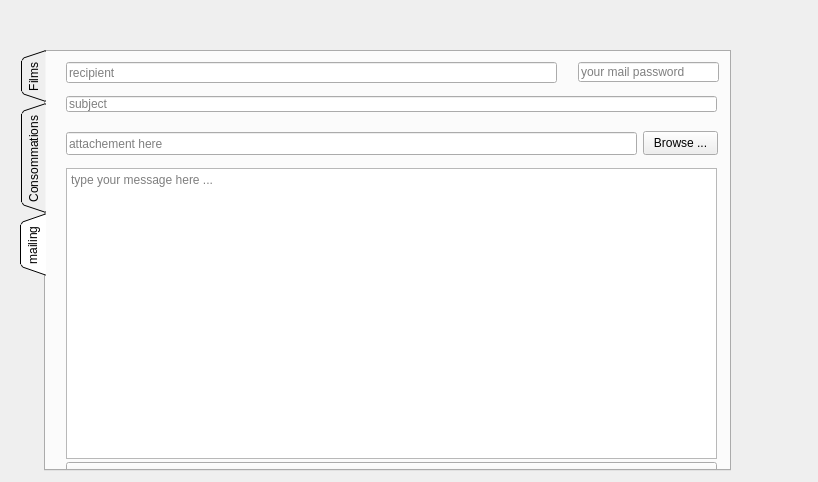
<?xml version="1.0" encoding="UTF-8"?>
<ui version="4.0">
 <class>film_consommation_page</class>
 <widget class="QDialog" name="film_consommation_page">
  <property name="geometry">
   <rect>
    <x>0</x>
    <y>0</y>
    <width>818</width>
    <height>482</height>
   </rect>
  </property>
  <property name="windowTitle">
   <string>Dialog</string>
  </property>
  <property name="styleSheet">
   <string notr="true">border-image: url(:/new/prefix3/beige.jpg);</string>
  </property>
  <widget class="QTabWidget" name="tabWidget">
   <property name="geometry">
    <rect>
     <x>20</x>
     <y>50</y>
     <width>711</width>
     <height>421</height>
    </rect>
   </property>
   <property name="styleSheet">
    <string notr="true">border-image: url(:/new/prefix2/marron.jpg);</string>
   </property>
   <property name="tabPosition">
    <enum>QTabWidget::West</enum>
   </property>
   <property name="tabShape">
    <enum>QTabWidget::Triangular</enum>
   </property>
   <property name="currentIndex">
    <number>2</number>
   </property>
   <widget class="QWidget" name="tab">
    <attribute name="title">
     <string>Films</string>
    </attribute>
    <widget class="QLineEdit" name="recherche_film">
     <property name="geometry">
      <rect>
       <x>480</x>
       <y>40</y>
       <width>191</width>
       <height>24</height>
      </rect>
     </property>
     <property name="styleSheet">
      <string notr="true">border-image: whit</string>
     </property>
     <property name="placeholderText">
      <string>Recherche</string>
     </property>
     <property name="clearButtonEnabled">
      <bool>true</bool>
     </property>
    </widget>
    <widget class="QTableView" name="tab_film">
     <property name="geometry">
      <rect>
       <x>20</x>
       <y>90</y>
       <width>651</width>
       <height>331</height>
      </rect>
     </property>
     <property name="styleSheet">
      <string notr="true">border-image: whit</string>
     </property>
     <property name="sortingEnabled">
      <bool>true</bool>
     </property>
     <attribute name="horizontalHeaderCascadingSectionResizes">
      <bool>true</bool>
     </attribute>
     <attribute name="horizontalHeaderShowSortIndicator" stdset="0">
      <bool>false</bool>
     </attribute>
     <attribute name="horizontalHeaderStretchLastSection">
      <bool>false</bool>
     </attribute>
    </widget>
    <widget class="QLabel" name="label">
     <property name="geometry">
      <rect>
       <x>20</x>
       <y>30</y>
       <width>201</width>
       <height>31</height>
      </rect>
     </property>
     <property name="styleSheet">
      <string notr="true">
</string>
     </property>
     <property name="text">
      <string>&lt;html&gt;&lt;head/&gt;&lt;body&gt;&lt;p&gt;&lt;span style=&quot; font-size:18pt; font-weight:600; color:#5500ff;&quot;&gt;Liste Des Films :&lt;/span&gt;&lt;/p&gt;&lt;/body&gt;&lt;/html&gt;</string>
     </property>
    </widget>
    <widget class="QPushButton" name="pushButton">
     <property name="geometry">
      <rect>
       <x>400</x>
       <y>40</y>
       <width>75</width>
       <height>23</height>
      </rect>
     </property>
     <property name="styleSheet">
      <string notr="true">border-image: url(:/new/prefix3/orange.png);</string>
     </property>
     <property name="text">
      <string>export excel</string>
     </property>
    </widget>
   </widget>
   <widget class="QWidget" name="tab_2">
    <attribute name="title">
     <string>Consommations</string>
    </attribute>
    <widget class="QTableView" name="tab_cons">
     <property name="geometry">
      <rect>
       <x>20</x>
       <y>90</y>
       <width>651</width>
       <height>341</height>
      </rect>
     </property>
     <property name="styleSheet">
      <string notr="true">border-image: whit</string>
     </property>
     <property name="sortingEnabled">
      <bool>true</bool>
     </property>
     <attribute name="horizontalHeaderShowSortIndicator" stdset="0">
      <bool>false</bool>
     </attribute>
    </widget>
    <widget class="QLabel" name="label_4">
     <property name="geometry">
      <rect>
       <x>20</x>
       <y>30</y>
       <width>321</width>
       <height>31</height>
      </rect>
     </property>
     <property name="styleSheet">
      <string notr="true">border-image: whit;</string>
     </property>
     <property name="text">
      <string>&lt;html&gt;&lt;head/&gt;&lt;body&gt;&lt;p&gt;&lt;span style=&quot; font-size:18pt; font-weight:600; color:#5500ff;&quot;&gt;Liste Des Consommation :&lt;/span&gt;&lt;/p&gt;&lt;/body&gt;&lt;/html&gt;</string>
     </property>
    </widget>
    <widget class="QLineEdit" name="recherche_cons">
     <property name="geometry">
      <rect>
       <x>480</x>
       <y>40</y>
       <width>191</width>
       <height>24</height>
      </rect>
     </property>
     <property name="styleSheet">
      <string notr="true">border-image: whit</string>
     </property>
     <property name="placeholderText">
      <string>Recherche</string>
     </property>
     <property name="clearButtonEnabled">
      <bool>true</bool>
     </property>
    </widget>
   </widget>
   <widget class="QWidget" name="tab_3">
    <attribute name="title">
     <string>mailing</string>
    </attribute>
    <widget class="QLineEdit" name="subject">
     <property name="geometry">
      <rect>
       <x>20</x>
       <y>44</y>
       <width>651</width>
       <height>16</height>
      </rect>
     </property>
     <property name="styleSheet">
      <string notr="true">border-image: whit</string>
     </property>
     <property name="placeholderText">
      <string>subject</string>
     </property>
    </widget>
    <widget class="QLineEdit" name="rcpt">
     <property name="geometry">
      <rect>
       <x>20</x>
       <y>10</y>
       <width>491</width>
       <height>21</height>
      </rect>
     </property>
     <property name="styleSheet">
      <string notr="true">border-image: whit</string>
     </property>
     <property name="placeholderText">
      <string>recipient</string>
     </property>
    </widget>
    <widget class="QPushButton" name="browseBtn">
     <property name="geometry">
      <rect>
       <x>597</x>
       <y>79</y>
       <width>75</width>
       <height>24</height>
      </rect>
     </property>
     <property name="styleSheet">
      <string notr="true">border-image: url(:/new/prefix3/orange.png);</string>
     </property>
     <property name="text">
      <string>Browse ...</string>
     </property>
    </widget>
    <widget class="QTextEdit" name="msg">
     <property name="geometry">
      <rect>
       <x>20</x>
       <y>116</y>
       <width>651</width>
       <height>291</height>
      </rect>
     </property>
     <property name="styleSheet">
      <string notr="true">border-image: whit</string>
     </property>
     <property name="placeholderText">
      <string>type your message here ...</string>
     </property>
    </widget>
    <widget class="QLineEdit" name="mail_pass">
     <property name="geometry">
      <rect>
       <x>532</x>
       <y>10</y>
       <width>141</width>
       <height>20</height>
      </rect>
     </property>
     <property name="styleSheet">
      <string notr="true">border-image: whit</string>
     </property>
     <property name="echoMode">
      <enum>QLineEdit::Password</enum>
     </property>
     <property name="placeholderText">
      <string>your mail password</string>
     </property>
    </widget>
    <widget class="QPushButton" name="sendBtn">
     <property name="geometry">
      <rect>
       <x>20</x>
       <y>410</y>
       <width>651</width>
       <height>23</height>
      </rect>
     </property>
     <property name="styleSheet">
      <string notr="true">border-image: url(:/new/prefix3/orange.png);</string>
     </property>
     <property name="text">
      <string>Send</string>
     </property>
    </widget>
    <widget class="QLineEdit" name="file">
     <property name="geometry">
      <rect>
       <x>20</x>
       <y>80</y>
       <width>571</width>
       <height>23</height>
      </rect>
     </property>
     <property name="styleSheet">
      <string notr="true">border-image: whit</string>
     </property>
     <property name="placeholderText">
      <string>attachement here</string>
     </property>
    </widget>
   </widget>
  </widget>
 </widget>
 <resources/>
 <connections/>
</ui>
